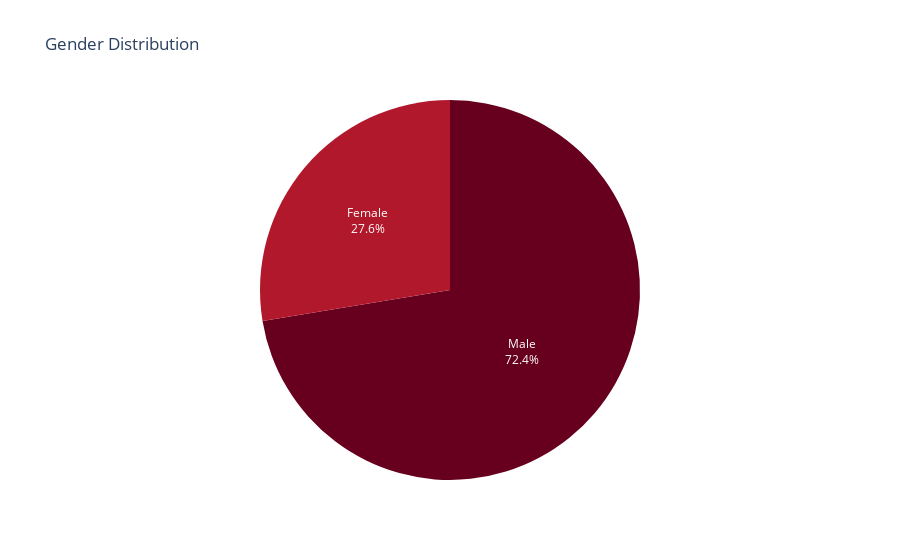

The cell this chart's notebook holds for it:
### Code cell
# Make a pie chart for Gender distribution using plotly
gender_counts = data['Gender'].value_counts().reset_index()
gender_counts.columns = ['Gender', 'Count']

# Create a pie chart
fig = px.pie(gender_counts, values='Count', names='Gender',
             title='Gender Distribution',
             color_discrete_sequence=px.colors.sequential.RdBu)
fig.update_traces(textposition='inside', textinfo='percent+label')
fig.update_layout(showlegend=False)
fig.show()

### Figure 1 — Plotly figure (JSON) as saved in the notebook; plotly's stock layout.template omitted (floating-point values rounded to 4 significant figures)
{"data": [{"domain": {"x": [0, 1], "y": [0, 1]}, "hovertemplate": "Gender=%{label}<br>Count=%{value}<extra></extra>", "labels": ["Male", "Female"], "legendgroup": "", "name": "", "showlegend": true, "textinfo": "percent+label", "textposition": "inside", "type": "pie", "values": [181, 69]}], "layout": {"legend": {"tracegroupgap": 0}, "piecolorway": ["rgb(103,0,31)", "rgb(178,24,43)", "rgb(214,96,77)", "rgb(244,165,130)", "rgb(253,219,199)", "rgb(247,247,247)", "rgb(209,229,240)", "rgb(146,197,222)", "rgb(67,147,195)", "rgb(33,102,172)", "rgb(5,48,97)"], "showlegend": false, "title": {"text": "Gender Distribution"}}}
